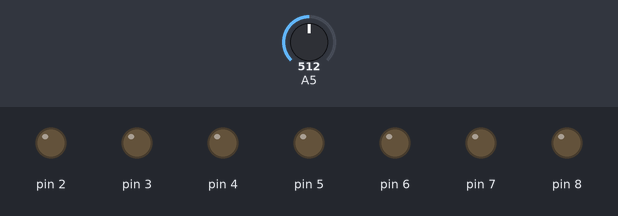
Recording of a sketch running on a simulated Arduino Uno, built with avr-gcc and run on an emulated ATmega328P. Shown: output pins drawn as LEDs (lit = HIGH). The test bench sets the inputs (shaded band); at power-on: A5 = 512.

Above: at 6.8 s.
6.9 s: A5 set to 90
At 7.6 s:
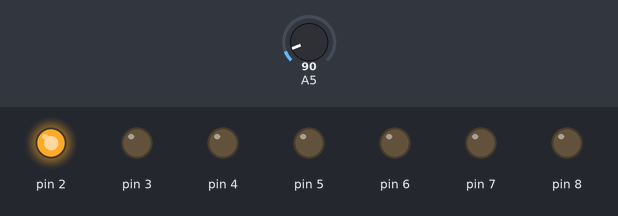
13.6 s: A5 set to 107
At 15.8 s:
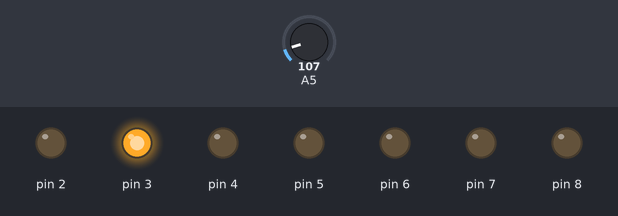
20.3 s: A5 set to 0
27.0 s: A5 set to 110
At 29.8 s:
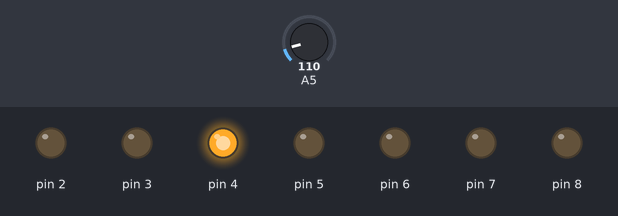
Timing chart, 0 to 34.7 s (numbered marks = the images above; inputs shaded):
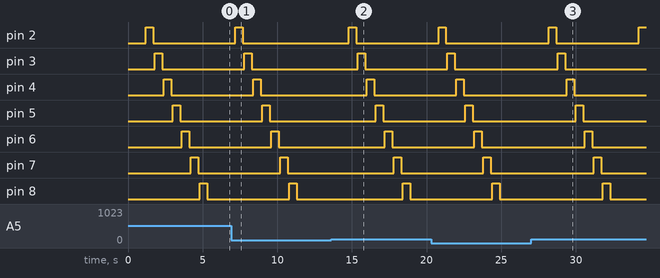

The sketch:

fantabulous_lahdi_jaagub1.ino
```cpp
void setup()
{
  Serial.begin(9600);
  for (int i=2;i<9;i++)
  pinMode(i, OUTPUT);
}

void loop()
{
  int sensor_value=analogRead(A5);
  if (sensor_value>100)
  {
    for (int i=0;i<10;i++)
    {
      digitalWrite(i,HIGH);
      delay(500);
      digitalWrite(i,LOW);
      delay(100);
    }
  }
}
```

Measured:
- the behaviour switches between 100 and 101 on A5 (found by bisection; images 1 and 2)
- after the input at 6.9 s, pin 2: goes on until 7.7 s, then stays LOW
- after the input at 13.6 s, pin 2: LOW → HIGH after 1.2 s, → LOW 0.50 s later; pin 3: LOW → HIGH after 1.8 s, → LOW 0.50 s later; pin 4: LOW → HIGH after 2.4 s, → LOW 0.50 s later; pin 5: LOW → HIGH after 3.0 s, → LOW 0.50 s later; pin 6: LOW → HIGH after 3.6 s, → LOW 0.50 s later
- after the input at 27.0 s, pin 2: LOW → HIGH after 1.2 s, → LOW 0.50 s later, → HIGH 5.5 s later; pin 3: LOW → HIGH after 1.8 s, → LOW 0.50 s later; pin 4: LOW → HIGH after 2.4 s, → LOW 0.50 s later; pin 5: LOW → HIGH after 3.0 s, → LOW 0.50 s later; pin 6: LOW → HIGH after 3.6 s, → LOW 0.50 s later
